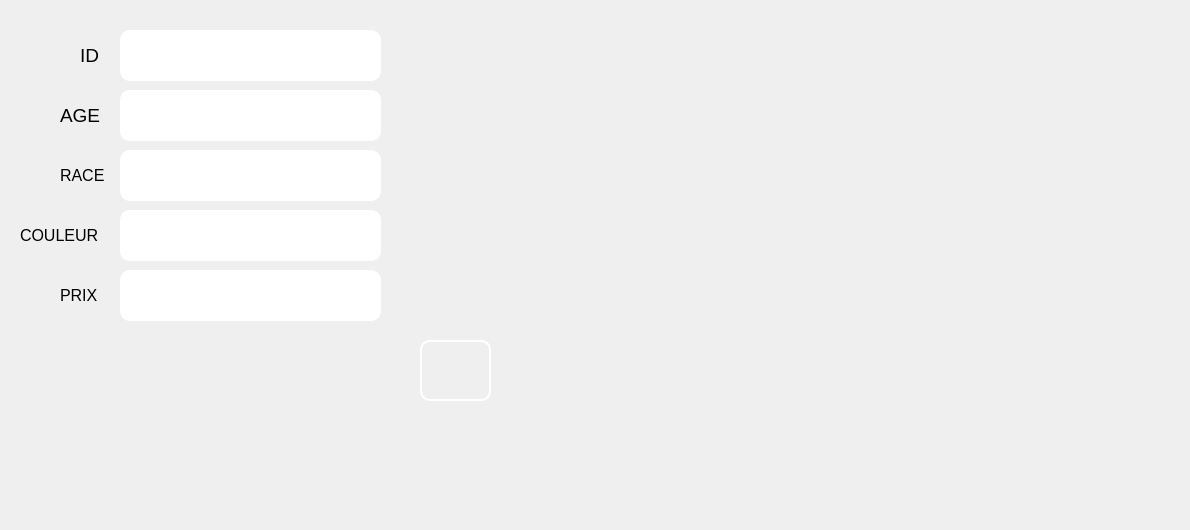
     <widget class="QWidget" name="tab_4">
      <attribute name="title">
       <string>ajouter un animal</string>
      </attribute>
      <widget class="QLabel" name="label_6">
       <property name="geometry">
        <rect>
         <x>20</x>
         <y>220</y>
         <width>101</width>
         <height>31</height>
        </rect>
       </property>
       <property name="styleSheet">
        <string notr="true">background-image: url(:/img/img/585e4adacb11b227491c3392.png);

color: rgb(0,0,0);
</string>
       </property>
       <property name="text">
        <string>&lt;html&gt;&lt;head/&gt;&lt;body&gt;&lt;p&gt;&lt;span style=&quot; font-size:12pt;&quot;&gt;COULEUR&lt;/span&gt;&lt;/p&gt;&lt;/body&gt;&lt;/html&gt;</string>
       </property>
      </widget>
      <widget class="QLineEdit" name="lineEdit_age">
       <property name="geometry">
        <rect>
         <x>120</x>
         <y>90</y>
         <width>261</width>
         <height>51</height>
        </rect>
       </property>
       <property name="styleSheet">
        <string notr="true">background-image: url(:/img/img/Microsoft-EP_Graphic_10.16.jpg);
border-style: solid;
border-color: white;
border-width: 2px;
border-radius: 10px;</string>
       </property>
      </widget>
      <widget class="QLineEdit" name="lineEdit_id">
       <property name="geometry">
        <rect>
         <x>120</x>
         <y>30</y>
         <width>261</width>
         <height>51</height>
        </rect>
       </property>
       <property name="styleSheet">
        <string notr="true">background-image: url(:/img/img/Microsoft-EP_Graphic_10.16.jpg);
border-style: solid;
border-color: white;
border-width: 2px;
border-radius: 10px;</string>
       </property>
      </widget>
      <widget class="QLineEdit" name="lineEdit_race">
       <property name="geometry">
        <rect>
         <x>120</x>
         <y>150</y>
         <width>261</width>
         <height>51</height>
        </rect>
       </property>
       <property name="styleSheet">
        <string notr="true">background-image: url(:/img/img/Microsoft-EP_Graphic_10.16.jpg);
border-style: solid;
border-color: white;
border-width: 2px;
border-radius: 10px;</string>
       </property>
      </widget>
      <widget class="QLabel" name="label_5">
       <property name="enabled">
        <bool>false</bool>
       </property>
       <property name="geometry">
        <rect>
         <x>60</x>
         <y>160</y>
         <width>61</width>
         <height>31</height>
        </rect>
       </property>
       <property name="maximumSize">
        <size>
         <width>94</width>
         <height>61</height>
        </size>
       </property>
       <property name="font">
        <font>
         <family>MS Shell Dlg 2</family>
         <pointsize>11</pointsize>
         <weight>50</weight>
         <italic>false</italic>
         <bold>false</bold>
        </font>
       </property>
       <property name="toolTip">
        <string>&lt;html&gt;&lt;head/&gt;&lt;body&gt;&lt;p&gt;ID&lt;/p&gt;&lt;/body&gt;&lt;/html&gt;</string>
       </property>
       <property name="styleSheet">
        <string notr="true">background-image: url(:/img/img/585e4adacb11b227491c3392.png);

color: rgb(0,0,0);
</string>
       </property>
       <property name="text">
        <string>&lt;html&gt;&lt;head/&gt;&lt;body&gt;&lt;p&gt;&lt;span style=&quot; font-size:12pt;&quot;&gt;RACE&lt;/span&gt;&lt;/p&gt;&lt;/body&gt;&lt;/html&gt;</string>
       </property>
       <property name="wordWrap">
        <bool>false</bool>
       </property>
      </widget>
      <widget class="QLineEdit" name="lineEdit_prix">
       <property name="geometry">
        <rect>
         <x>120</x>
         <y>270</y>
         <width>261</width>
         <height>51</height>
        </rect>
       </property>
       <property name="styleSheet">
        <string notr="true">background-image: url(:/img/img/Microsoft-EP_Graphic_10.16.jpg);
border-style: solid;
border-color: white;
border-width: 2px;
border-radius: 10px;</string>
       </property>
      </widget>
      <widget class="QPushButton" name="pushButton_ajouter">
       <property name="enabled">
        <bool>true</bool>
       </property>
       <property name="geometry">
        <rect>
         <x>420</x>
         <y>340</y>
         <width>71</width>
         <height>61</height>
        </rect>
       </property>
       <property name="toolTip">
        <string>&lt;html&gt;&lt;head/&gt;&lt;body&gt;&lt;p&gt;RACE&lt;/p&gt;&lt;/body&gt;&lt;/html&gt;</string>
       </property>
       <property name="styleSheet">
        <string notr="true">border-style: solid;
border-color: white;
border-width: 2px;
border-radius: 10px;
color: rgb(255, 255, 255);
background-image: url(:/img/img/images.png);

</string>
       </property>
       <property name="text">
        <string/>
       </property>
       <property name="icon">
        <iconset>
         <normaloff>../../Desktop/images.png</normaloff>../../Desktop/images.png</iconset>
       </property>
       <property name="iconSize">
        <size>
         <width>78</width>
         <height>100</height>
        </size>
       </property>
      </widget>
      <widget class="QLabel" name="label_4">
       <property name="enabled">
        <bool>false</bool>
       </property>
       <property name="geometry">
        <rect>
         <x>60</x>
         <y>100</y>
         <width>61</width>
         <height>31</height>
        </rect>
       </property>
       <property name="maximumSize">
        <size>
         <width>94</width>
         <height>76</height>
        </size>
       </property>
       <property name="font">
        <font>
         <family>MS Shell Dlg 2</family>
         <pointsize>11</pointsize>
         <weight>50</weight>
         <italic>false</italic>
         <bold>false</bold>
        </font>
       </property>
       <property name="toolTip">
        <string>&lt;html&gt;&lt;head/&gt;&lt;body&gt;&lt;p&gt;ID&lt;/p&gt;&lt;/body&gt;&lt;/html&gt;</string>
       </property>
       <property name="styleSheet">
        <string notr="true">background-image: url(:/img/img/585e4adacb11b227491c3392.png);

color: rgb(0, 0, 0);
</string>
       </property>
       <property name="text">
        <string>&lt;html&gt;&lt;head/&gt;&lt;body&gt;&lt;p&gt;&lt;span style=&quot; font-size:14pt;&quot;&gt;AGE&lt;/span&gt;&lt;/p&gt;&lt;/body&gt;&lt;/html&gt;</string>
       </property>
       <property name="wordWrap">
        <bool>false</bool>
       </property>
      </widget>
      <widget class="QLineEdit" name="lineEdit_couleur">
       <property name="geometry">
        <rect>
         <x>120</x>
         <y>210</y>
         <width>261</width>
         <height>51</height>
        </rect>
       </property>
       <property name="styleSheet">
        <string notr="true">background-image: url(:/img/img/Microsoft-EP_Graphic_10.16.jpg);
border-style: solid;
border-color: white;
border-width: 2px;
border-radius: 10px;</string>
       </property>
      </widget>
      <widget class="QLabel" name="label_7">
       <property name="geometry">
        <rect>
         <x>60</x>
         <y>280</y>
         <width>61</width>
         <height>31</height>
        </rect>
       </property>
       <property name="styleSheet">
        <string notr="true">background-image: url(:/img/img/585e4adacb11b227491c3392.png);

color: rgb(0,0,0);
</string>
       </property>
       <property name="text">
        <string>&lt;html&gt;&lt;head/&gt;&lt;body&gt;&lt;p&gt;&lt;span style=&quot; font-size:12pt;&quot;&gt;PRIX&lt;/span&gt;&lt;/p&gt;&lt;/body&gt;&lt;/html&gt;</string>
       </property>
      </widget>
      <widget class="QLabel" name="label_2">
       <property name="enabled">
        <bool>false</bool>
       </property>
       <property name="geometry">
        <rect>
         <x>80</x>
         <y>40</y>
         <width>41</width>
         <height>31</height>
        </rect>
       </property>
       <property name="maximumSize">
        <size>
         <width>94</width>
         <height>76</height>
        </size>
       </property>
       <property name="font">
        <font>
         <family>MS Shell Dlg 2</family>
         <pointsize>11</pointsize>
         <weight>50</weight>
         <italic>false</italic>
         <bold>false</bold>
        </font>
       </property>
       <property name="toolTip">
        <string>&lt;html&gt;&lt;head/&gt;&lt;body&gt;&lt;p&gt;ID&lt;/p&gt;&lt;/body&gt;&lt;/html&gt;</string>
       </property>
       <property name="styleSheet">
        <string notr="true">background-image: url(:/img/img/585e4adacb11b227491c3392.png);

color: rgb(0, 0, 0);
</string>
       </property>
       <property name="text">
        <string>&lt;html&gt;&lt;head/&gt;&lt;body&gt;&lt;p&gt;&lt;span style=&quot; font-size:14pt;&quot;&gt;ID&lt;/span&gt;&lt;/p&gt;&lt;/body&gt;&lt;/html&gt;</string>
       </property>
       <property name="wordWrap">
        <bool>false</bool>
       </property>
      </widget>
      <widget class="QLabel" name="label">
       <property name="geometry">
        <rect>
         <x>810</x>
         <y>450</y>
         <width>371</width>
         <height>71</height>
        </rect>
       </property>
       <property name="styleSheet">
        <string notr="true">background-image: url(:/img/img/logo_original.png);</string>
       </property>
       <property name="text">
        <string/>
       </property>
      </widget>
      <widget class="QLabel" name="label_3">
       <property name="geometry">
        <rect>
         <x>1000</x>
         <y>380</y>
         <width>181</width>
         <height>71</height>
        </rect>
       </property>
       <property name="styleSheet">
        <string notr="true">background-image: url(:/img/img/PRESIDENT.png);</string>
       </property>
       <property name="text">
        <string/>
       </property>
      </widget>
      <widget class="QLabel" name="label_23">
       <property name="geometry">
        <rect>
         <x>810</x>
         <y>375</y>
         <width>181</width>
         <height>71</height>
        </rect>
       </property>
       <property name="styleSheet">
        <string notr="true">background-image: url(:/img/img/danone-logo-EE7DBAC3E9-seeklogo.com.png);</string>
       </property>
       <property name="text">
        <string/>
       </property>
      </widget>
      <zorder>label_6</zorder>
      <zorder>lineEdit_age</zorder>
      <zorder>lineEdit_race</zorder>
      <zorder>label_5</zorder>
      <zorder>lineEdit_prix</zorder>
      <zorder>pushButton_ajouter</zorder>
      <zorder>label_4</zorder>
      <zorder>lineEdit_couleur</zorder>
      <zorder>label_7</zorder>
      <zorder>lineEdit_id</zorder>
      <zorder>label_2</zorder>
      <zorder>label</zorder>
      <zorder>label_3</zorder>
      <zorder>label_23</zorder>
     </widget>
